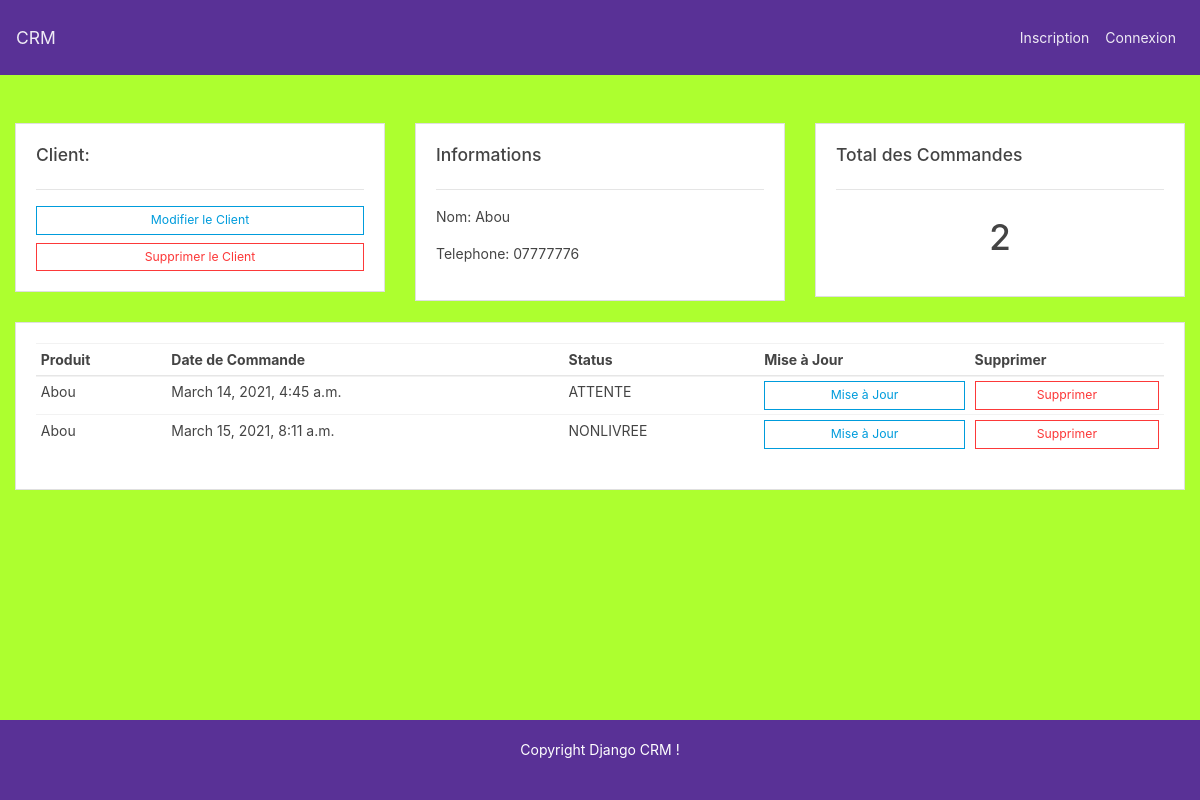
The app's page /client/2, older data.
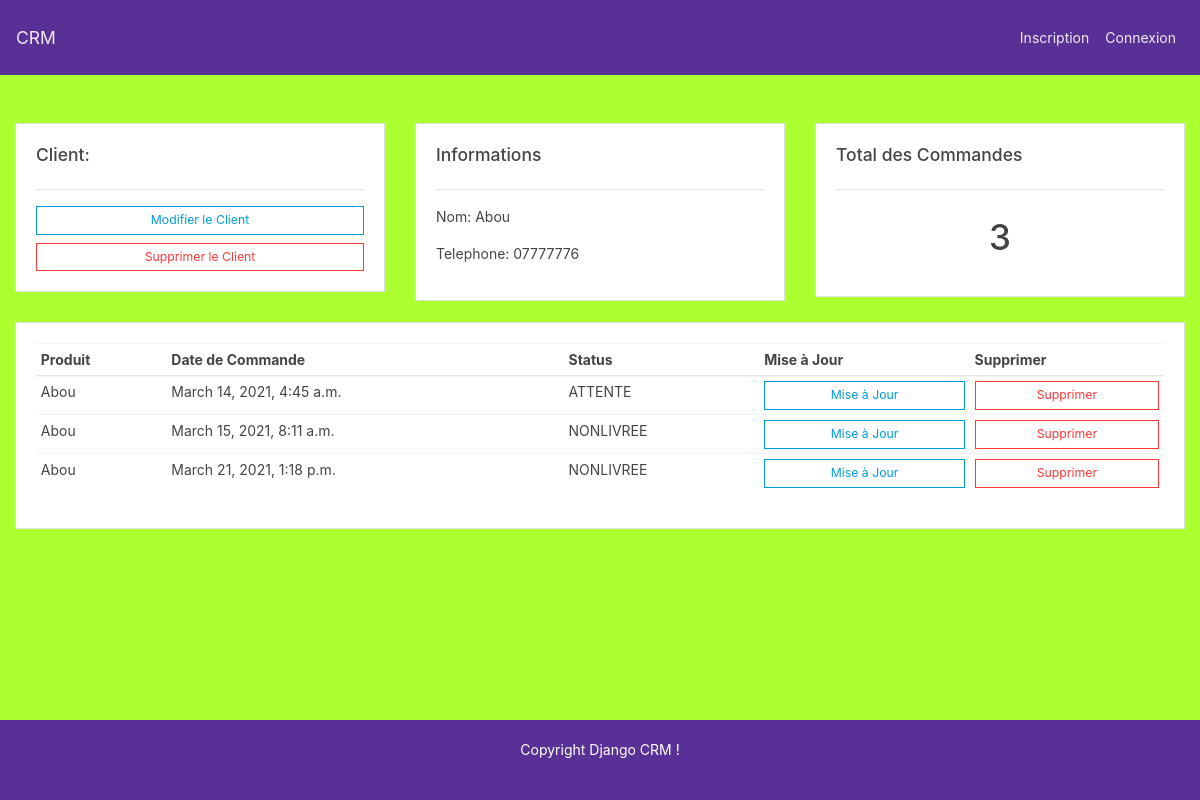
The same page, newer data.
### commande/models.py (models this page shows)
class Commande(models.Model):
    STATUS=(('ATTENTE','EN ATTENTE'),('NONLIVREE','EN COURS DE LIVRAISON'),('LIVRE','LIVRÉ'))
    client = models.ForeignKey(Client,null=True,on_delete=models.SET_NULL,default=1)
    produits = models.ForeignKey(Produit,null=True,on_delete=models.SET_NULL,default=1)
    status = models.CharField(max_length=200,null=True,choices=STATUS,default=1)
    date_creation = models.DateTimeField(auto_now_add=True)
    def __str__(self):
        if self.status == 'ATTENTE':
            return 'La commande est en attente de validation'
        elif self.status == 'NONLIVREE':
            return 'La commande est en cours de livraison'
        else :
            return 'La commande a été livrée (le {}) '.format(datetime.now().strftime("%Y-%m-%d %H:%M:%S"))

### client/models.py (models this page shows)
class Client(models.Model):
    nom = models.CharField(max_length=200,null=True)
    phone = models.CharField(max_length=200,null=True)
    date_creation = models.DateTimeField(auto_now_add=True)
    def __str__(self):
        return self.nom

### client/views.py (the view)
# urls.py: path('<int:pk>',ClientDetailView.as_view(),name='client_id'),
class ClientDetailView(DetailView):
    model = Client
    def get_context_data(self, **kwargs):
        id_ = self.kwargs.get("pk")
        print(id_)
        client = Client.objects.get(id=id_)
        context = super().get_context_data(**kwargs)
        obj = self.get_object()
        print(obj)
        context['cmds'] = obj.commande_set.all()
        print(context)
        return context

### templates/client/client_detail.html
{% extends 'base.html' %}
{% block content %}
<div class="row">
	<div class="col-md">
		<div class="card card-body">
			<h5>Client:</h5>
			<hr>
			<a class="btn btn-outline-info  btn-sm btn-block" href="">Modifier le Client</a>
			<a class="btn btn-outline-danger  btn-sm btn-block" href="">Supprimer le Client</a>
		</div>
	</div>
	<div class="col-md">
		<div class="card card-body">
			<h5>Informations</h5>
			<hr>
			<p>Nom: {{ client.nom }} </p>
			<p>Telephone: {{ client.phone }}</p>
		</div>
	</div>
	<div class="col-md">
		<div class="card card-body">
			<h5>Total des Commandes </h5>
			<hr>
			<h1 style="text-align: center;padding: 10px">{{ cmds | length }}</h1>
		</div>
	</div>
</div>
<br>
<div class="row ">
	<div class="col">
		<div class="card card-body">
			<table class="table table-sm">
				<thead >
					<tr>
					  <th scope="col">Produit</th>
					  <th scope="col">Date de Commande</th>
					  <th scope="col">Status</th>
					  <th scope="col">Mise à Jour</th>
					  <th scope="col">Supprimer</th>
					</tr>
				</thead>
				<tr>
				{% for cmd in cmds %}
					<tr>
						<td>{{ cmd.client }}</td>
						<td>{{ cmd.date_creation }}</td>
						<td>{{ cmd.status }}</td>
						<td> <a class="btn btn-outline-info  btn-sm btn-block">Mise à Jour</a> </td>
						<td><a class="btn btn-outline-danger  btn-sm btn-block">Supprimer</a> </td>
				{% endfor %}
			</table>
		</div>
	</div>
</div>
{% endblock  %}

Row changes from the older to the newer data that the page shows:
added Commande: client "Abou", date_creation "March 21, 2021, 1:18 p.m.", status "NONLIVREE"
Text that changed along with them:
{{ cmds | length }}: "2" → "3"
